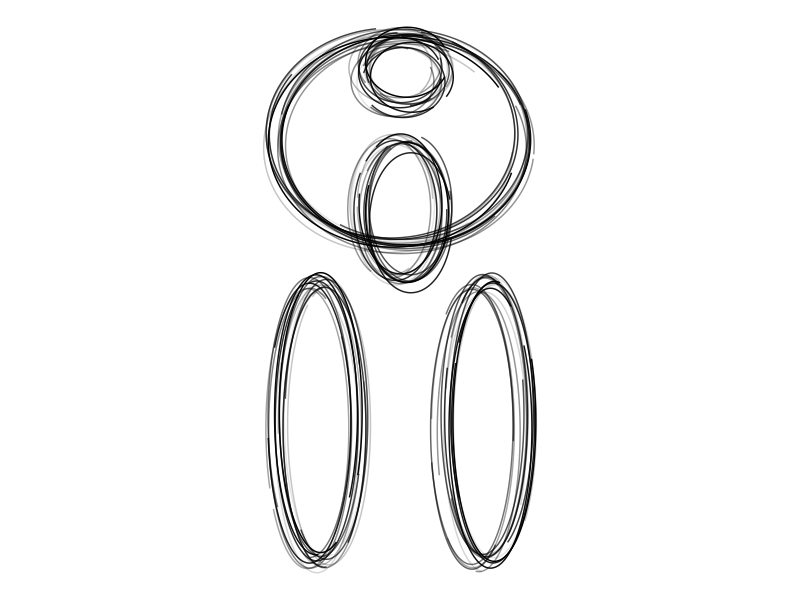
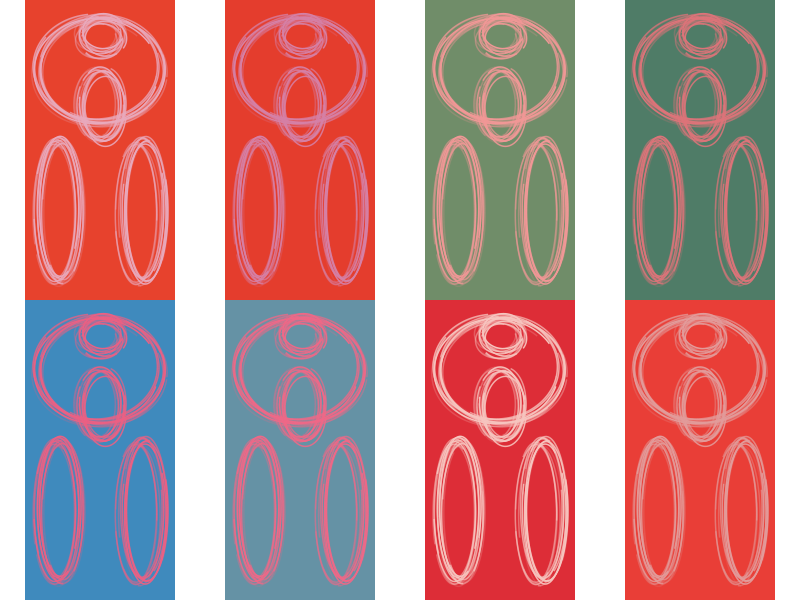

Reproduce these figures in R, in order.
# make something human
# libraries ----
library(data.table)
library(ggplot2)
library(grid)
library(gridExtra)

# functions ----
#' Function to create data for ellipse
#'
#' @param x0 x coordinate of a center
#' @param y0 y coordinate of a center
#' @param rx half of width
#' @param ry half of height
#' @param dens how many point will ellipse have
#'
#' @return
#' @export
#'
#' @examples
create_elipse <- function(x0 = 0, y0 = 0, rx = 1, ry = 1, dens = 10)
{
    d <- rbindlist(
        l = lapply(
            X = seq(from = 0, to = 2 * pi, length.out = dens),
            FUN = function(t){
                data.table(x = rx * cos(t) + x0, y = ry * sin(t) + y0, t = t)
            }
        )
    )
}

#' Function to trim ellipse data
#'
#' @param data data.table - product of create_elipse()
#' @param perRem percenatage of points to remove
#'
#' @return
#' @export
#'
#' @examples
trim_it <- function(data, perRem = runif(n = 1, min = 0, max = .2))
{
    # remove first point (overlaps with last)
    d <- data[-1]
    
    # remove some random points
    howManyToRemove <- round(perRem * nrow(d))
    startRemoving <- sample(x = 1:nrow(d), size = 1)
    toRemove <- c(startRemoving:(startRemoving + howManyToRemove)) %% nrow(d) + 1
    d[, rowNumber := 1:nrow(d)]
    d <- d[-toRemove]
    
    # reorder, if neeed
    if (startRemoving + howManyToRemove <= max(d$rowNumber))
    {
        d <- rbindlist(list(d[rowNumber >= startRemoving + howManyToRemove], d[rowNumber < startRemoving + howManyToRemove]))
    }
    d[, rowNumber := NULL]
    return(d)
}

#' Function to creat whole dataset for a single body part
#'
#' @param partParams named list: y0, x0, rx, ry
#'
#' @return
#' @export
#'
#' @examples
make_a_part <- function(partParams, partName)
{
    partData <- rbindlist(
        l = lapply(
            X = 1:tries, 
            FUN = function(try){
                d <- create_elipse(
                    x0 = partParams$x0 + runif(n = 1, min = -shakePar, max = shakePar), 
                    y0 = partParams$y0 + runif(n = 1, min = -shakePar, max = shakePar), 
                    rx = partParams$rx, ry = partParams$ry, dens = densGlobal
                )
                d <- trim_it(d)
                d[, id := try]
                return(d)
            }
        )
    )
    partData[, part := partName]
    return(partData)
}

# settings ----
# number of tries 'human' will make in attempt to draw a part
tries <- 15
# shake - margin of error for initial point of origin
shakePar <- .15
# density - number of initial points that makes an ellipse
densGlobal <- 150

# define parameters for parts
headHeight <- 1
partsParameters <- list(
    head = list(x0 = 0, y0 = 0, rx = .5, ry = headHeight / 2),
    upperBody = list(x0 = 0, y0 = - headHeight, rx = 1.5, ry = 3 * headHeight / 2),
    torso = list(x0 = 0, y0 = -2 * headHeight, rx = .5, ry = 2 * headHeight / 2),
    leftLeg = list(x0 = -1, y0 = - 5 * headHeight, rx = .5, ry = 4 * headHeight / 2),
    rightLeg = list(x0 = 1, y0 = - 5 * headHeight, rx = .5, ry = 4 * headHeight / 2) 
)
# create data ----
# create data for each part
head <- make_a_part(partsParameters$head, partName = "head")
upperBody <- make_a_part(partsParameters$upperBody, partName = "upperBody")
torso <- make_a_part(partsParameters$torso, partName = "torso")
leftLeg <- make_a_part(partsParameters$leftLeg, partName = "leftLeg")
rightLeg <- make_a_part(partsParameters$rightLeg, partName = "rightLeg")

humanData <- rbindlist(
    l = list(
        head, upperBody, torso, leftLeg, rightLeg
    )
)
humanData[, drawId := paste0(part, "_", id)]
humanData[, id2 := id / max(id)]

# single creation
ggplot(data = humanData, aes(x = x, y = y, group = drawId, alpha = id2)) + 
    geom_path() +
    theme_void() +
    theme(aspect.ratio = 2/1, legend.position = "none")

# actual plotting ----
# lets get it warhol-ed
humanDataWarhol <- rbindlist(
    l = lapply(
        X = 1:8, 
        FUN = function(w){
            f <- copy(humanData)
            f[, idWarhol := as.character(w)]
            return(f)
        }
    )
)

backgroundWarhol <- c("#e7422d", "#e43d2d", "#708d69", "#4f7c67", "#3f8abd", "#6592a5", "#dd2d37", "#e93e37")
names(backgroundWarhol) <- c(1:8)

colorsWarhol <- c("#e8a9bc", "#d580a6", "#f19796", "#dd7379", "#eb6083", "#ee6887", "#f6c5bf", "#e29b9a")
names(colorsWarhol) <- c(1:8)

# i'd prefer using lapply() in grid.arrange, but for some reason it throws errors, so I trun to good, old-fashioned for loop
for (i in c(1:8))
{
    humanPlotTmp <- ggplot(data = humanDataWarhol[idWarhol == i], aes(x = x, y = y, group = drawId, alpha = id2, color = idWarhol)) + 
        geom_path() +
        theme_void() +
        facet_wrap(~idWarhol, nrow = 2) +
        scale_color_manual(values = colorsWarhol) +
        theme(
            aspect.ratio = 2/1, legend.position = "none", 
            strip.background = element_blank(),
            strip.text.x = element_blank(),
            panel.background = element_rect(fill = backgroundWarhol[i], color = NA), 
            panel.spacing = unit(x = 0, units = "npc")
        )
    assign(x = paste0("humanPlot", i), value = humanPlotTmp)
}


png(filename = "results/03_make_something_human.png", width = 6, height = 6, units = "in", res = 720)
grid.draw(
    arrangeGrob(
        humanPlot1, 
        humanPlot2, 
        humanPlot3, 
        humanPlot4, 
        humanPlot5, 
        humanPlot6,
        humanPlot7, 
        humanPlot8, 
        nrow = 2)
)
dev.off()
